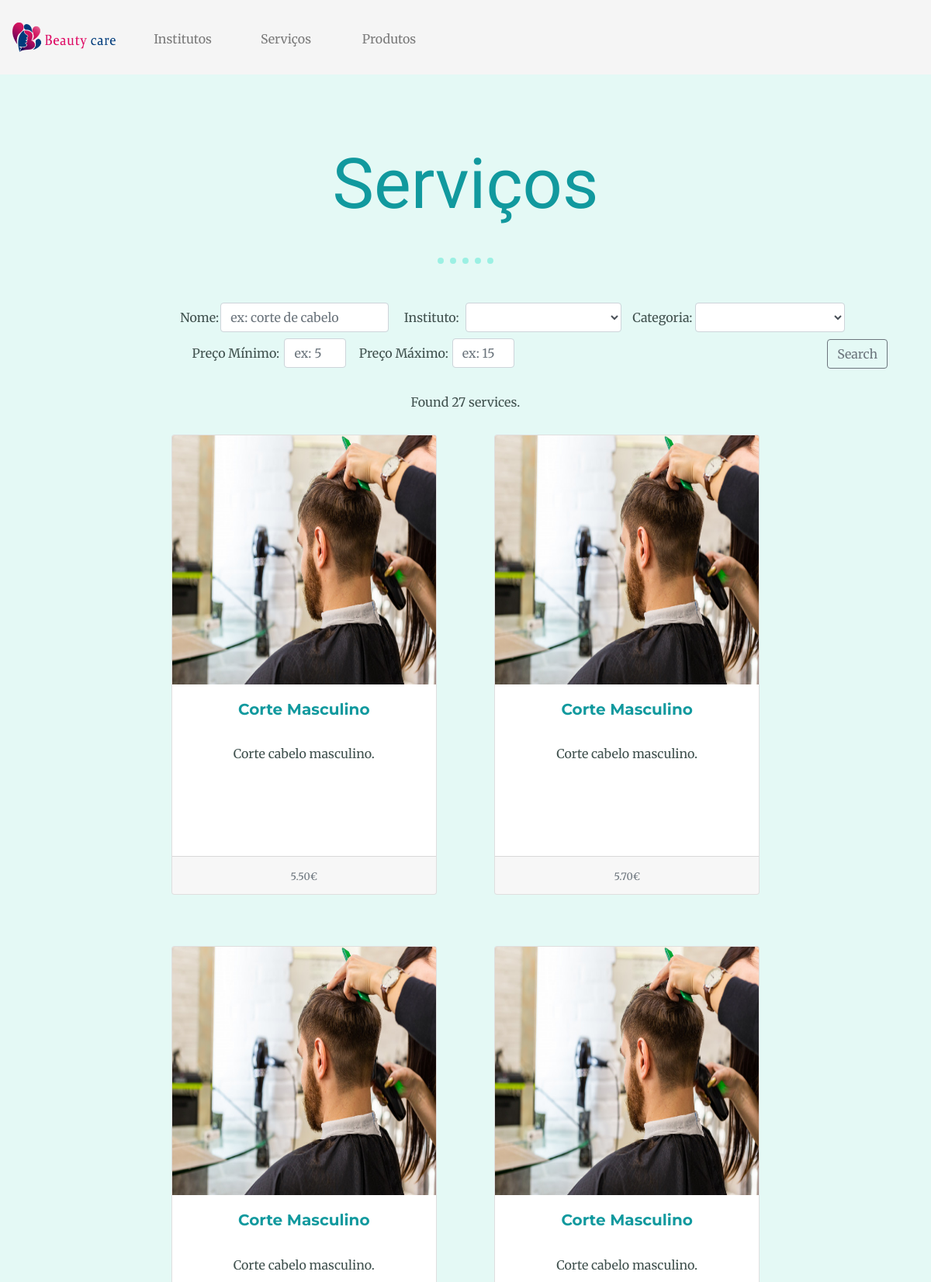
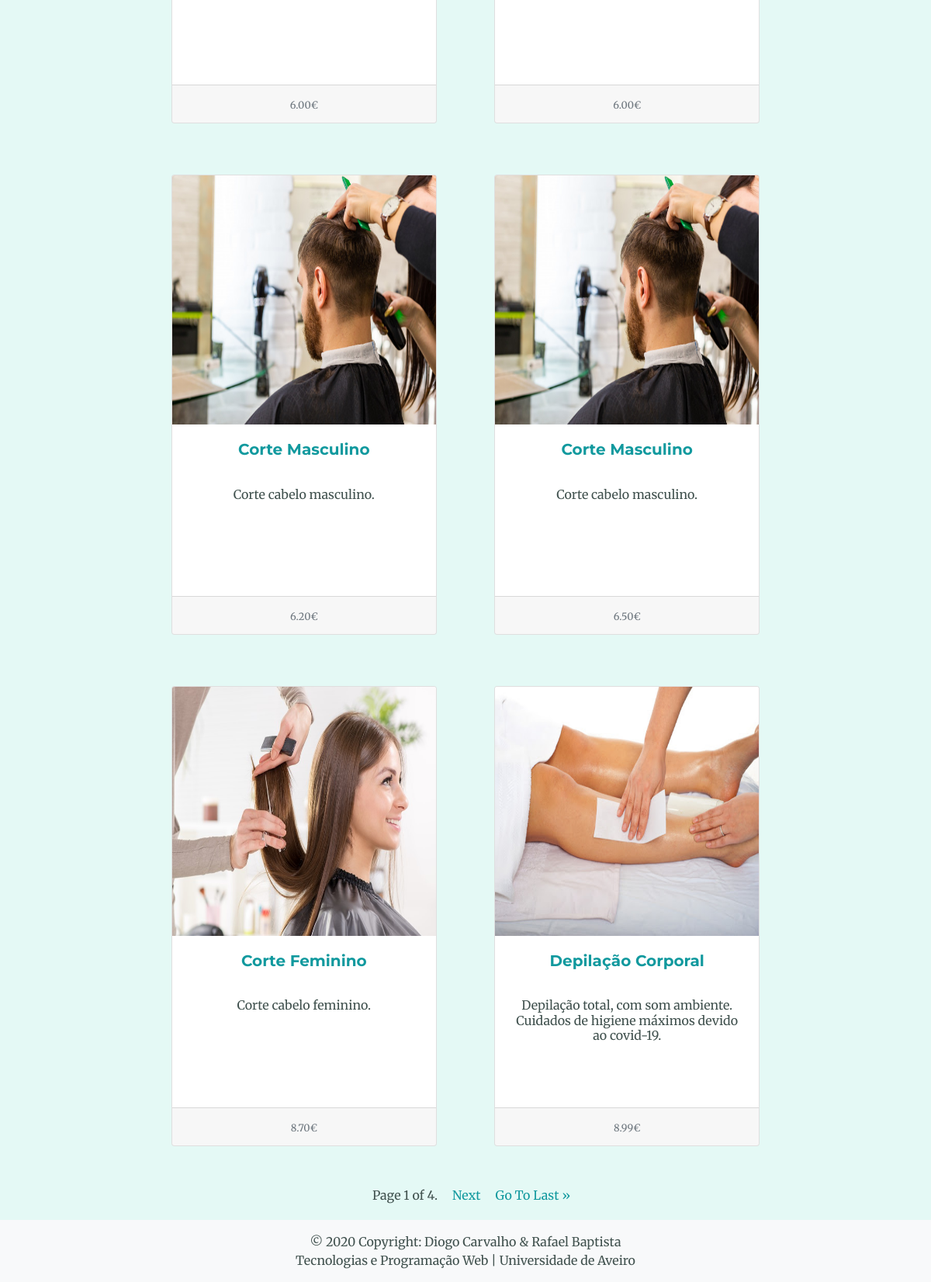
The page /listaServicos/ on the database its author committed (2 pictures, top to bottom).
### app/models.py (models this page shows, shortened)
class Servico(models.Model):
    nome = models.CharField(max_length=40)
    descricao = models.CharField(max_length=150)
    preco = models.DecimalField(max_digits=6, decimal_places=2, default=Decimal('0'))
    categoria = models.ForeignKey(CategoriaServico, on_delete=models.CASCADE)
    foto = models.FileField(upload_to="static/images/servicos/")
    dono = models.ForeignKey(User, on_delete=models.CASCADE)
    instituto = models.ManyToManyField(Instituto)

### app/views.py (the view)
# urls.py: path('listaServicos/', views.listaServicos, name='listaServicos'),
def listaServicos(request):
    if request.method == "POST":
        form = ServicoQueryForm(request.POST)
        if form.is_valid():
            nome = form.cleaned_data['nome']
            instituto = form.cleaned_data['instituto']
            categoria = form.cleaned_data['categoria']
            minprice = form.cleaned_data['minprice']
            maxprice = form.cleaned_data['maxprice']
            if (maxprice == None):
                maxprice = Decimal('inf')
            if (minprice == None):
                minprice = Decimal('-1')
            servicos = []
            if (int(instituto) == -1):
                if (int(categoria) == -1):
                    servicos = Servico.objects.filter(nome__icontains=nome, preco__lt = maxprice, preco__gt = minprice).order_by("preco")
                    categoria = ""
                else:
                    servicos = Servico.objects.filter(nome__icontains=nome, preco__lt=maxprice, preco__gt=minprice, categoria=categoria).order_by("preco")
                    categoria = CategoriaServico.objects.get(id=categoria)
                instituto = ""
            else:
                instituto = Instituto.objects.get(id=instituto)
                if (int(categoria) == -1):
                    servicos = Servico.objects.filter(nome__icontains=nome, instituto=instituto, preco__lt=maxprice, preco__gt=minprice).order_by("preco")
                    categoria = ""
                else:
                    servicos = Servico.objects.filter(nome__icontains=nome, instituto=instituto, preco__lt = maxprice, preco__gt = minprice, categoria_id=categoria).order_by("preco")
                    categoria = CategoriaServico.objects.get(id=categoria)
            if (maxprice == Decimal('inf')):
                maxprice = ""
            if (minprice == Decimal('-1')):
                minprice = ""
            query = {'nome':nome, 'instituto':instituto, 'minprice':minprice, 'maxprice':maxprice, 'categoria':categoria}
            form = ServicoQueryForm()
            paginator = Paginator(servicos, 8)
            page_number = request.GET.get('page')
            page_obj = paginator.get_page(page_number)
            numeroResultados = paginator.count
            return render(request, 'servicolist.html', {'error' : False, 'page_obj':page_obj, 'query': query,
                                                        'form' : form, 'numeroResultados': numeroResultados})
        else:
            form = ServicoQueryForm()
            return render(request, 'servicolist.html', {"error": True, 'query' : None, 'form': form})
    else:
        form = ServicoQueryForm()
        servicos = Servico.objects.all().order_by("preco")
        paginator = Paginator(servicos, 8)
        page_number = request.GET.get('page')
        page_obj = paginator.get_page(page_number)
        numeroResultados = paginator.count
        return render(request, 'servicolist.html', {'error': False, 'query' : None , 'form' : form,
                                                    'page_obj':page_obj, 'numeroResultados': numeroResultados})

### app/templates/servicolist.html (shortened to what this page needs)
{% extends "layout.html" %}
{% block content %}
    <div style="max-width: 1400px; margin: auto">
    <br /> <br />
            <h1>Serviços</h1>
            <hr>
            <form action="." method="post" class="form-inline" style="margin-left: 85px">
                <div class="form-group mb-2" style="display: grid;grid-template-columns: 1fr 4fr; margin-left: 145px">
                    {{ form.nome.label }}
                    {{ form.nome }}
                </div>
                <span>&nbsp; &nbsp;</span>
                <div class="form-group mb-2" style="display: grid;grid-template-columns: 1.3fr 3fr;" >
                    {{ form.instituto.label }}
                    {{ form.instituto }}
                </div>
                <span>&nbsp; &nbsp;</span>
                    <div class="form-group mb-2" style="display: grid;grid-template-columns: 1.3fr 3fr; margin-right: 100px" >
                    {{ form.categoria.label }}
                    {{ form.categoria }}
                </div>
                <span>&nbsp; &nbsp;</span>
                <div class="form-group mb-2" style="display: grid;grid-template-columns: 125px 80px; margin-left: 145px" >
                    {{ form.minprice.label }}
                    {{ form.minprice }}
                </div>
                <span>&nbsp; &nbsp;</span>
                <div class="form-group mb-2" style="display: grid;grid-template-columns: 125px 80px;" >
                    {{ form.maxprice.label }}
                    {{ form.maxprice }}
                </div>
                <span>&nbsp; &nbsp;</span>
                <button type="submit" class="btn btn-outline-secondary" style="margin-bottom: 7px; margin-left: 392px">Search</button>
            </form>
                {% if not error  %}
                    {% if page_obj %}
                        <BR>
                    <p>Found {{ numeroResultados }} service{{ page_obj|pluralize }}.</p>
                        {% for servico in page_obj %}
                            <div class="card-zoom card-deck" style="width: 372.59px; display: inline-block; margin: 30px 20px">
                              <div class="card" onclick="location.href='/servico/{{ servico.id }}/'">
                                <img class="card-img-top" src="/{{ servico.foto }}" alt="Card image cap" style="width: 340.59px; height: 320.59px;">
                                <div class="card-body" style="width: 340.59px;">
                                  <h5 class="card-title" style="width: 300.59px; height: 30.59px;">{{ servico.nome }}</h5>
                                  <p class="card-text" style="width: 300.59px; height: 120.59px; margin-top: 30px; line-height: 1.2">{{ servico.descricao }}</p>
                                </div>
                                <div class="card-footer" style="width: 340.59px;">
                                  <small class="text-muted" style="width: 280.59px; height: 50.59px;">{{ servico.preco }}€</small>
                                </div>
                              </div>
                            </div>
                        {% endfor %}
                        <div class="pagination" style="margin: 15px 0">
                            <span class="step-links" style="margin: auto">
                                <span class="current">
                                    Page {{ page_obj.number }} of {{ page_obj.paginator.num_pages }}.
                                </span>
                                {% if page_obj.has_next %}
                                    <a href="?page={{ page_obj.next_page_number }}">Next</a>
                                    <a href="?page={{ page_obj.paginator.num_pages }}">Go To Last &raquo;</a>
                                {% endif %}
                            </span>
                        </div>
                    {% else %}
                        <p>Not found any result.</p>
                    {% endif %}
                {% endif %}
    </div>
{% endblock %}

### app/templates/layout.html (shortened to what this page needs)
<!DOCTYPE html>
<html lang="en">
<head>
    {% load static %}
    <link rel="stylesheet" href="https://maxcdn.bootstrapcdn.com/bootstrap/4.0.0/css/bootstrap.min.css">
    <link rel="stylesheet" href="{% static 'css/styles.css'%}">
</head>
<body>
 <nav class="navbar navbar-expand-lg navbar-light " style="background: whitesmoke;">
        <a href="/"><img style="height: 80px; width: 133px; margin-right: 20px" src="/static/images/logo2.png"></a>
      <div class="collapse navbar-collapse" id="navbarSupportedContent">
    <ul class="navbar-nav mr-auto">
      <li class="nav-item">
        <a class="nav-link" href="/listaInstitutos" style="width: 133px; height: 80px; padding-top: 30px">Institutos</a>
      </li>
      <li class="nav-item">
        <a class="nav-link" href="/listaServicos/" style="width: 133px; height: 80px; padding-top: 30px">Serviços</a>
      </li>
      <li class="nav-item">
        <a class="nav-link" href="/listaProdutos/" style="width: 133px; height: 80px; padding-top: 30px">Produtos</a>
      </li>
    </ul>
  </div>
    </nav>
    {% block content %}
    {% endblock %}
    <footer style="margin-top: 50px; position: fixed; width: 100%; bottom: 0px; left: 0px">
      <div class="footer-copyright text-center py-3 bg-light">© 2020 Copyright: Diogo Carvalho & Rafael Baptista
        <p>Tecnologias e Programação Web | Universidade de Aveiro</p>
      </div>
    </footer>
</body>
</html>

### app/static/css/styles.css (style rules this page uses)
body { background-color: #e4f9f5; color: #40514E; margin: 0; text-align: center; font-family: 'Merriweather', serif; }
h1 { color: #11999e; font-family: 'Sacramento', cursive; font-size: 5.625rem; margin-top: 40px; margin-bottom: 0; }
h5 { color: #11999e; font-family: 'Montserrat', sans-serif; font-weight: bold; }
a { color: #11999e; }
p { margin-block-start: 0; margin-block-end: 0; }
hr { margin: 40px auto 50px; border-style: none; border-top-style: dotted; border-width: 8px; width: 6%; border-color: #30e3ca; opacity: 0.4; }
.card-zoom { overflow: hidden; }
.card-zoom img { max-width: 100%; -moz-transition: all 0.3s; -webkit-transition: all 0.3s; transition: all 0.3s; }

### rows shown on the page
Servico: foto (picture), nome "Corte Masculino", descricao "Corte cabelo masculino.", preco "5.50"
Servico: foto (picture), nome "Corte Masculino", descricao "Corte cabelo masculino.", preco "5.70"
Servico: foto (picture), nome "Corte Masculino", descricao "Corte cabelo masculino.", preco "6.00"
Servico: foto (picture), nome "Corte Masculino", descricao "Corte cabelo masculino.", preco "6.00"
Servico: foto (picture), nome "Corte Masculino", descricao "Corte cabelo masculino.", preco "6.20"
Servico: foto (picture), nome "Corte Masculino", descricao "Corte cabelo masculino.", preco "6.50"
Servico: foto (picture), nome "Corte Feminino", descricao "Corte cabelo feminino.", preco "8.70"
Servico: foto (picture), nome "Depilação Corporal", descricao "Depilação total, com som ambiente. Cuidados de higiene máximos devido ao covid-19.", preco "8.99"

### other values the page prints
{{ numeroResultados }} "27"
{{ page_obj.number }} "1"
{{ page_obj.paginator.num_pages }} "4"
